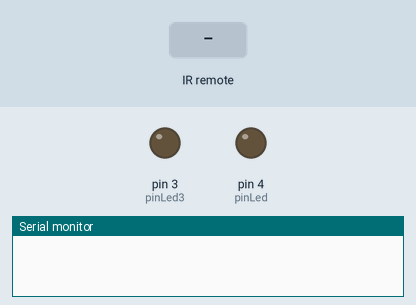
A sketch run on a simulated Arduino Uno, built with avr-gcc and run on an emulated ATmega328P. Shown: output pins drawn as LEDs (lit = HIGH), the last lines printed to the serial monitor. The inputs (shaded band) are chosen by the test bench.

Above: at 1.2 s.
1.3 s: infrared code 0xFF18E7 received
At 1.8 s:
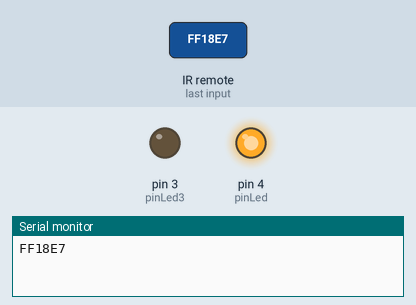
2.8 s: infrared code 0xFF7A85 received
At 4.0 s:
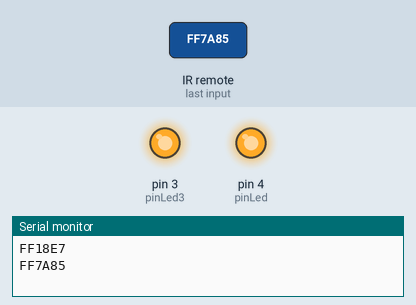
4.3 s: infrared code 0xFF30CF received
At 5.3 s:
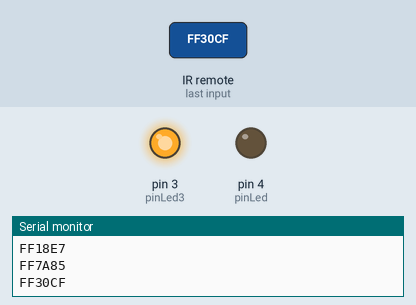
Timing chart, 0 to 7.3 s (numbered marks = the images above; inputs shaded):
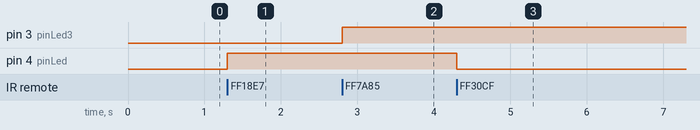

The sketch:

infraRouge.ino
```cpp
#include <IRremote.h>

long val;
int IRpin = 10;
int pinLed = 4;
int pinLed3 = 3;

// Schéma cablage
// Recepteur IR
//     GND  _|/ 10
//           |\ 5v
//
// LED 1   GND - R330 Ohm - |>|- 4
// LED 2   GND - R330 Ohm - |>|- 3

IRrecv irrecv(IRpin);
decode_results results;

void setup() {
  Serial.begin(9600);
  irrecv.enableIRIn();
  pinMode(pinLed, OUTPUT);
  pinMode(pinLed3, OUTPUT);

}

void loop() {
  if (irrecv.decode(&results) == 1) {
    val = results.value;
    Serial.println(val, HEX);
    irrecv.resume();
  }
  // Pour determiner les val il faut mettre l'ide arduino en moniteur série
  // teleco 2
  if (val == 0xFF18E7) {
    digitalWrite(pinLed, HIGH);
  }
  // teleco 1
  if (val == 0xFF30CF) {
    digitalWrite(pinLed, LOW);
  }
  // teleco 3
  if (val == 0xFF7A85) {
    digitalWrite(pinLed3, HIGH);
  }
  // teleco 6
  if (val == 0xFF5AA5) {
    digitalWrite(pinLed3, LOW);
  }
  // teleco 0
  if (val == 0xFF6897) {
    digitalWrite(pinLed, LOW);
    digitalWrite(pinLed3, LOW);
  }
  // teleco 9
  if (val == 0xFF52AD) {
    digitalWrite(pinLed, HIGH);
    digitalWrite(pinLed3, HIGH);
  }

}
```

Measured:
- after the input at 1.3 s, pin 4 (pinLed): LOW → HIGH at once
- after the input at 2.8 s, pin 3 (pinLed3): LOW → HIGH at once
- after the input at 4.3 s, pin 4 (pinLed): HIGH → LOW at once
